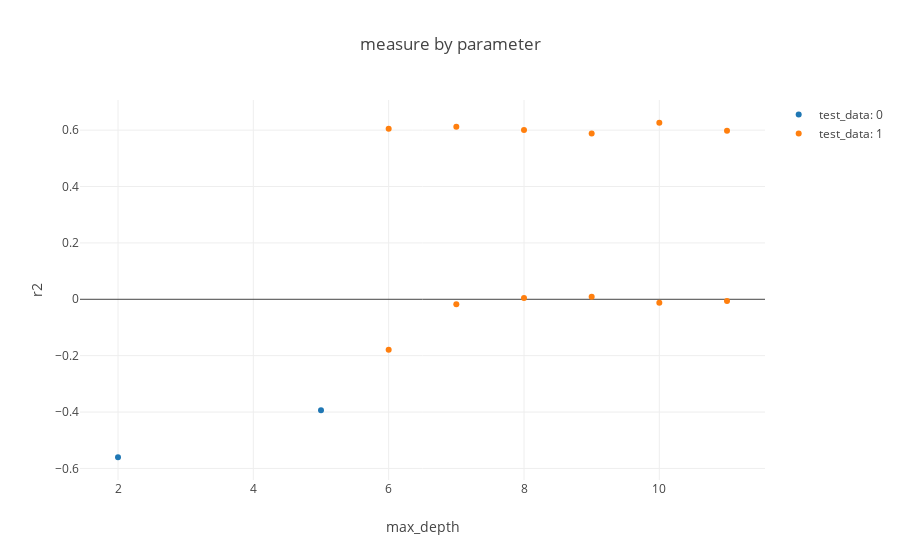

Notebook code cell kept with this figure:
### Markdown cell above
## Plotting
### Plot measures by parameter

### Code cell
import pailab.plot_helper as plt_helper
import pailab.plot as plot
#if False:
#print(pd.DataFrame(
#plt_helper.get_measure_by_model_parameter(ml_repo, 'DecisionTreeRegressor/measure/test_data/r2', 'max_depth')
#))
plot.measure_by_model_parameter(ml_repo, 'DecisionTreeRegressor/measure/test_data/r2', 'max_depth')

### Figure 1 — Plotly figure (JSON) as saved in the notebook; plotly's stock layout.template omitted (floating-point values rounded to 4 significant figures)
{"data": [{"mode": "markers", "name": "test_data: 0", "text": ["model version: 0.0<br>test_data: 0.0<br>train_data: 0.0", "model version: 1.0<br>test_data: 0.0<br>train_data: 0.0"], "type": "scatter", "x": [5, 2], "y": [-0.3936, -0.5604]}, {"mode": "markers", "name": "test_data: 1", "text": ["model version: 2.0<br>test_data: 1.0<br>train_data: 1.0", "model version: 3.0<br>test_data: 1.0<br>train_data: 1.0", "model version: 4.0<br>test_data: 1.0<br>train_data: 1.0", "model version: 5.0<br>test_data: 1.0<br>train_data: 1.0", "model version: 6.0<br>test_data: 1.0<br>train_data: 1.0", "model version: 7.0<br>test_data: 1.0<br>train_data: 1.0", "model version: 8.0<br>test_data: 1.0<br>train_data: 2.0", "model version: 9.0<br>test_data: 1.0<br>train_data: 2.0", "model version: 10.0<br>test_data: 1.0<br>train_data: 2.0", "model version: 11.0<br>test_data: 1.0<br>train_data: 2.0", "model version: 12.0<br>test_data: 1.0<br>train_data: 2.0", "model version: 13.0<br>test_data: 1.0<br>train_data: 2.0"], "type": "scatter", "x": [6, 7, 8, 9, 10, 11, 6, 7, 8, 9, 10, 11], "y": [-0.1789, -0.01741, 0.004249, 0.009106, -0.0125, -0.005949, 0.6052, 0.6122, 0.6008, 0.5882, 0.6263, 0.5982]}], "layout": {"title": "measure by parameter", "xaxis": {"title": "max_depth"}, "yaxis": {"title": "r2"}}}
